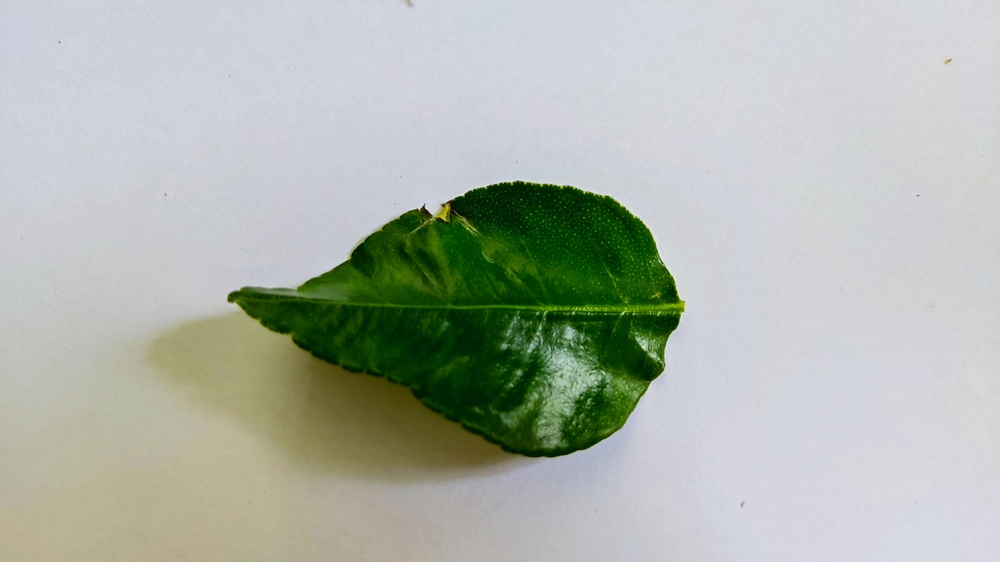
#> input picture Label1_DaunJeruk/2.jpg, 1000 x 562 px, shrunk from 4000 x 2250 before the run, found by its file name
$ jupyter execute Flipping.ipynb
#> lines starting #> are read from the running program, lines starting #| are printed output that depends on the picture
[cell 1]
# import the necessary packages
from matplotlib import pyplot as plt
import numpy as np
import argparse
import cv2

[cell 2]
def plt_imshow(title, image):
	# convert the image frame BGR to RGB color space and display it
	image = cv2.cvtColor(image, cv2.COLOR_BGR2RGB)
	plt.imshow(image)
	plt.title(title)
	plt.grid(False)
	plt.show()

[cell 3]
# # construct the argument parser and parse the arguments
# ap = argparse.ArgumentParser()
# ap.add_argument("-i", "--image", type=str, default="office.jfif",
# 	help="path to the input image")
# args = vars(ap.parse_args())

# since we are using Jupyter Notebooks we can replace our argument
# parsing code with *hard coded* arguments and values
args = {
	"image": "Label1_DaunJeruk/2.jpg"
}

[cell 4]
# load the original input image and display it to our screen
image = cv2.imread(args["image"])
#> image is the input picture: shape (562, 1000, 3); mean B, G, R 172.5, 181.1, 174.7
plt_imshow("Original", image)

# flip the image horizontally
print("[INFO] flipping image horizontally...")
flipped = cv2.flip(image, 1)
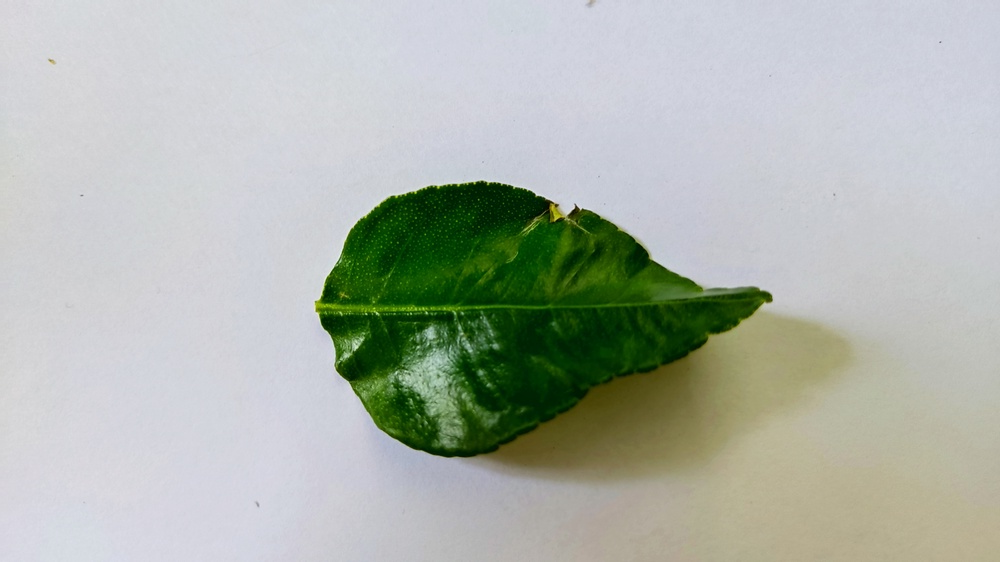
#> flipped: shape (562, 1000, 3); mean B, G, R 172.5, 181.1, 174.7
plt_imshow("Flipped Horizontally", flipped)

[cell 5]
# flip the image vertically
flipped = cv2.flip(image, 0)
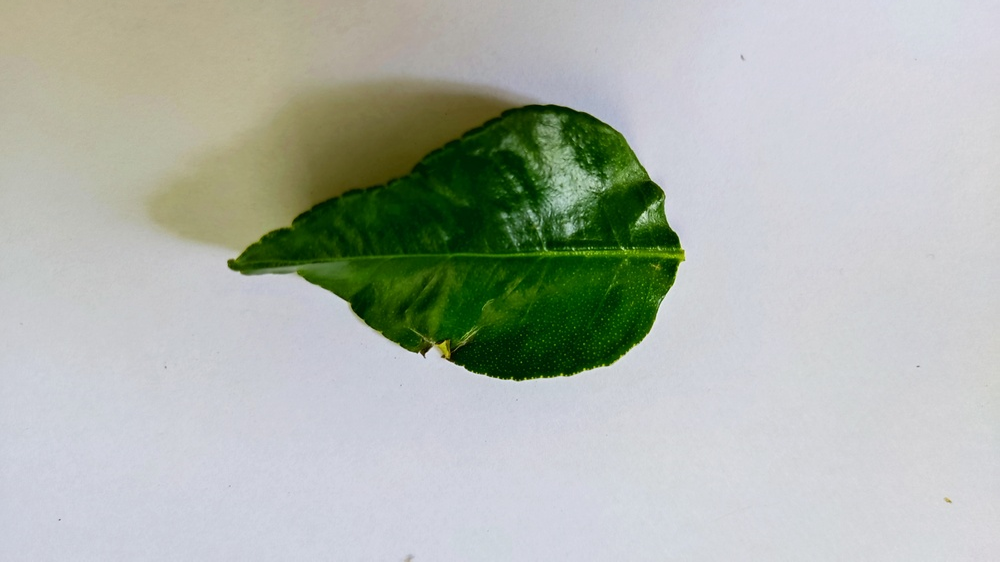
#> flipped: shape (562, 1000, 3); mean B, G, R 172.5, 181.1, 174.7
print("[INFO] flipping image vertically...")
plt_imshow("Flipped Vertically", flipped)

[cell 6]
# flip the image along both axes
flipped = cv2.flip(image, -1)
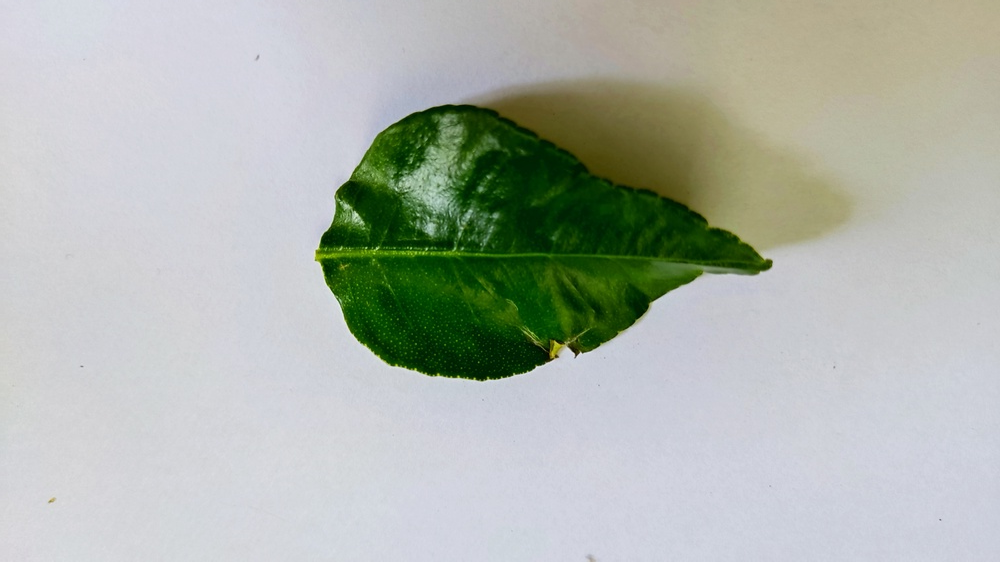
#> flipped: shape (562, 1000, 3); mean B, G, R 172.5, 181.1, 174.7
print("[INFO] flipping image horizontally and vertically...")
plt_imshow("Flipped Horizontally & Vertically", flipped)

$ run again, with Label1_DaunJeruk/1.jpg copied over Label1_DaunJeruk/2.jpg
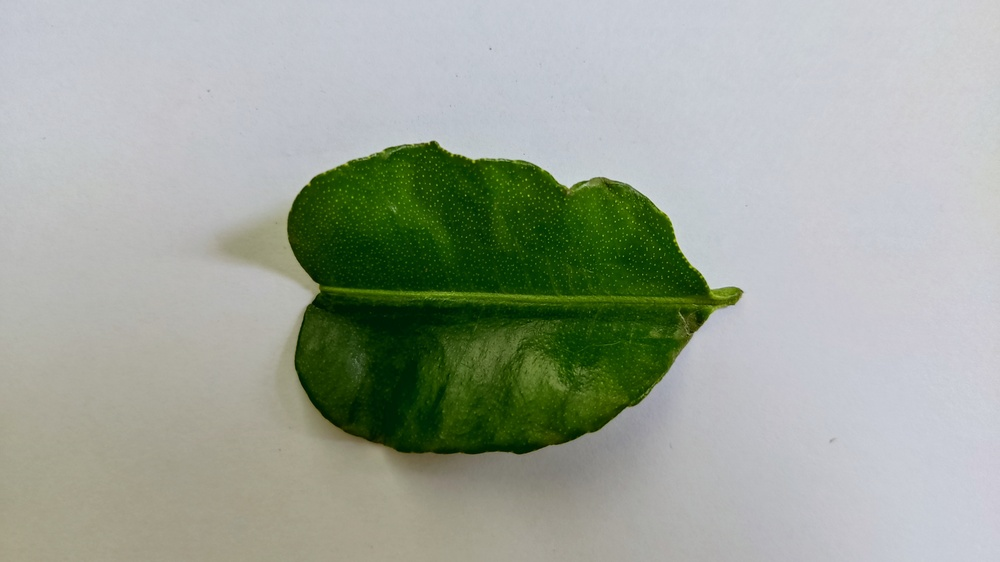
#> input picture Label1_DaunJeruk/1.jpg, 1000 x 562 px, shrunk from 4000 x 2250 before the run, found by its file name
#> image is the input picture: shape (562, 1000, 3); mean B, G, R 154.2, 166, 158.5
#> `flipped = cv2.flip(image, 0)`:
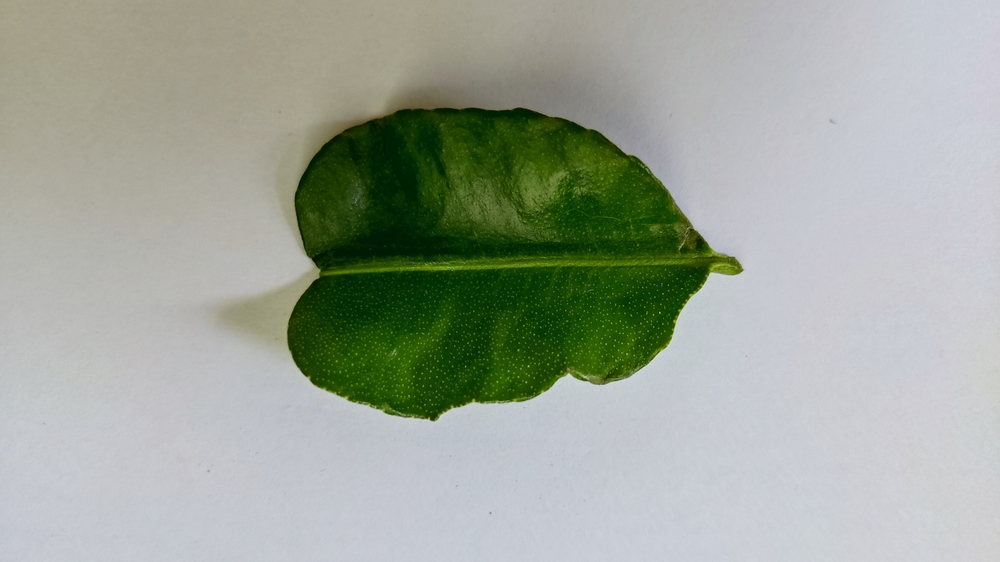
#> flipped: shape (562, 1000, 3); mean B, G, R 154.2, 166, 158.5
#> `flipped = cv2.flip(image, -1)`:
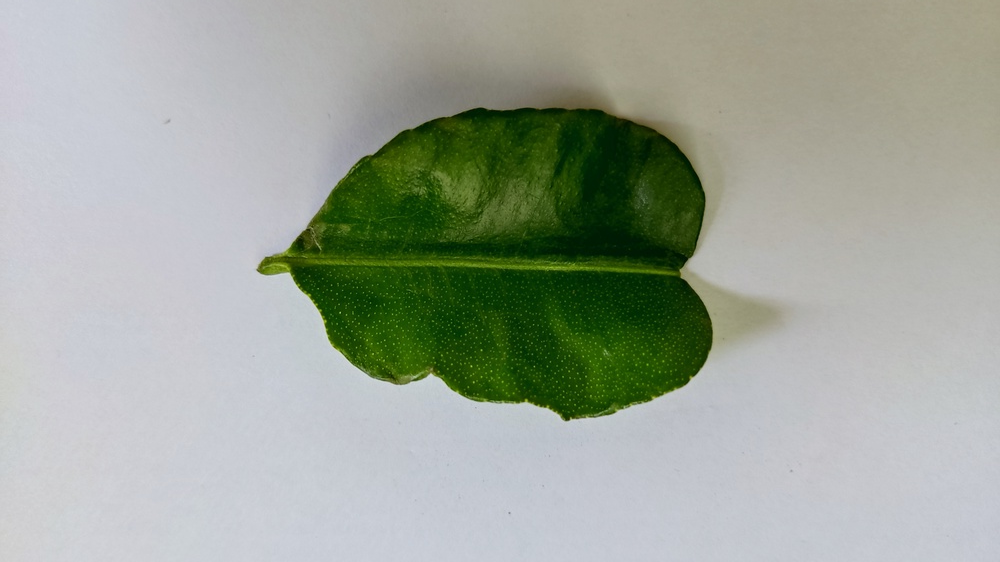
#> flipped: shape (562, 1000, 3); mean B, G, R 154.2, 166, 158.5

$ run again, with Label1_DaunJeruk/10.jpg copied over Label1_DaunJeruk/2.jpg
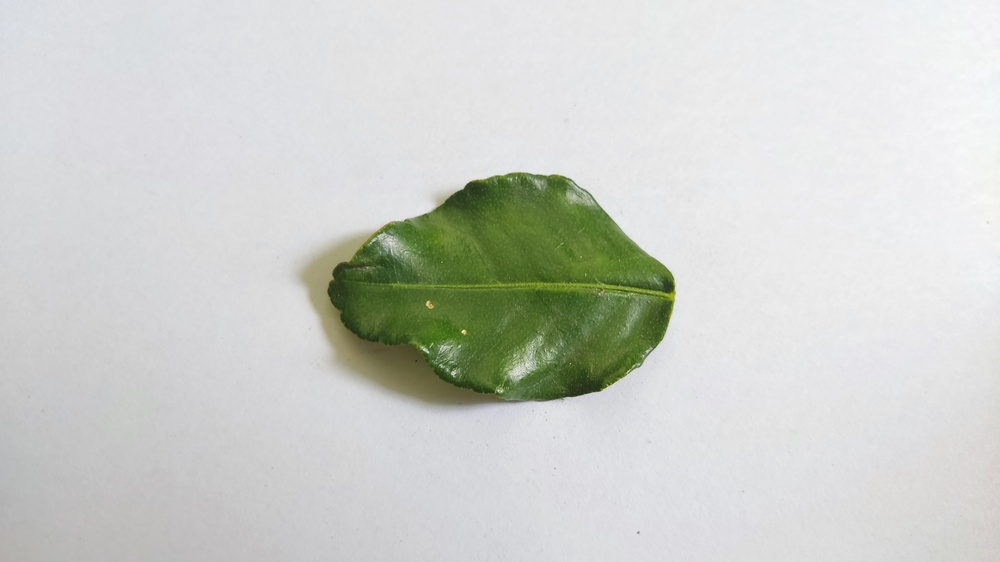
#> input picture Label1_DaunJeruk/10.jpg, 1000 x 562 px, shrunk from 4000 x 2250 before the run, found by its file name
#> image is the input picture: shape (562, 1000, 3); mean B, G, R 203.9, 208.9, 206.3
#> `flipped = cv2.flip(image, 0)`:
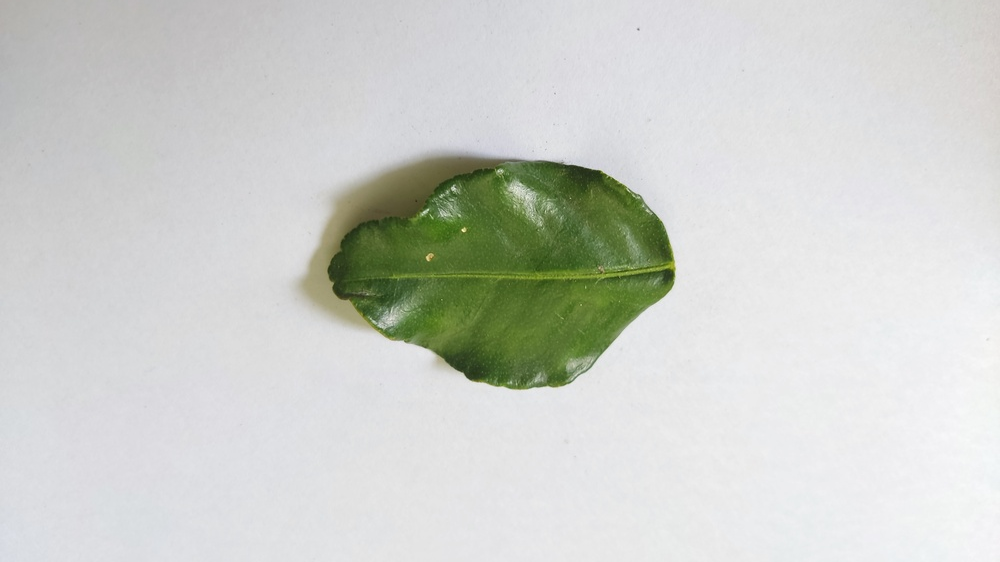
#> flipped: shape (562, 1000, 3); mean B, G, R 203.9, 208.9, 206.3
#> `flipped = cv2.flip(image, -1)`:
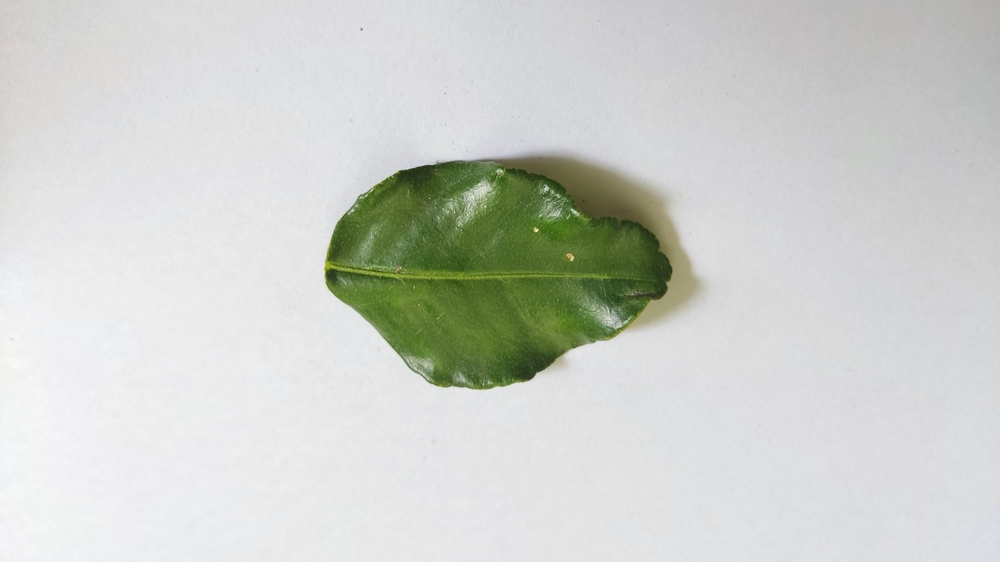
#> flipped: shape (562, 1000, 3); mean B, G, R 203.9, 208.9, 206.3

$ run again, with Label1_DaunJeruk/11.jpg copied over Label1_DaunJeruk/2.jpg
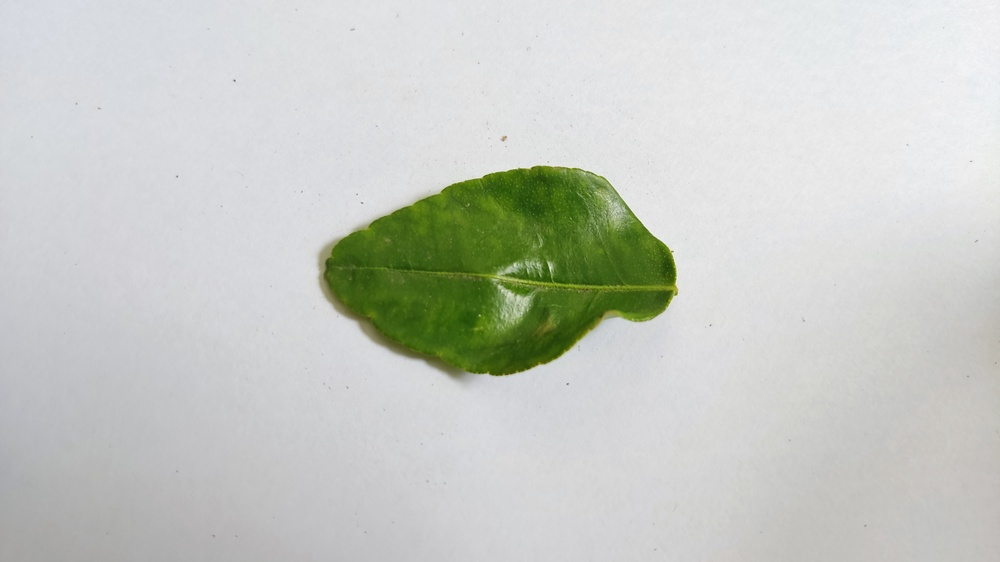
#> input picture Label1_DaunJeruk/11.jpg, 1000 x 562 px, shrunk from 4000 x 2250 before the run, found by its file name
#> image is the input picture: shape (562, 1000, 3); mean B, G, R 196.8, 203, 199.6
#> `flipped = cv2.flip(image, 0)`:
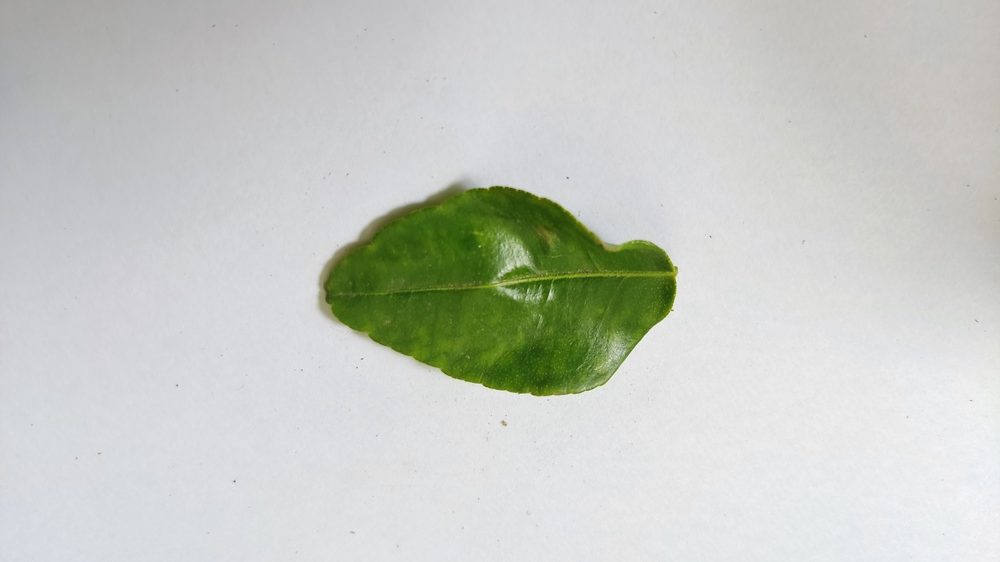
#> flipped: shape (562, 1000, 3); mean B, G, R 196.8, 203, 199.6
#> `flipped = cv2.flip(image, -1)`:
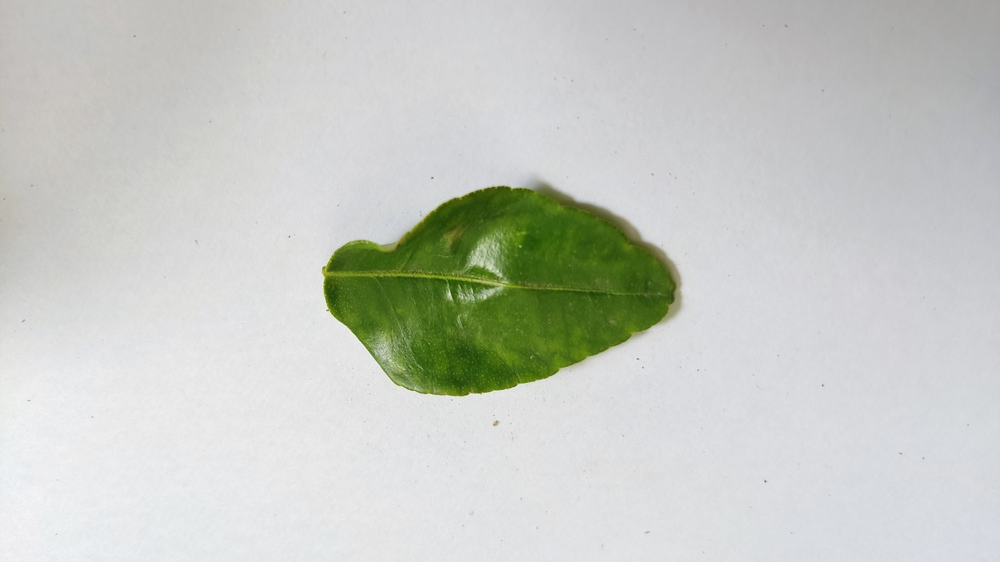
#> flipped: shape (562, 1000, 3); mean B, G, R 196.8, 203, 199.6
